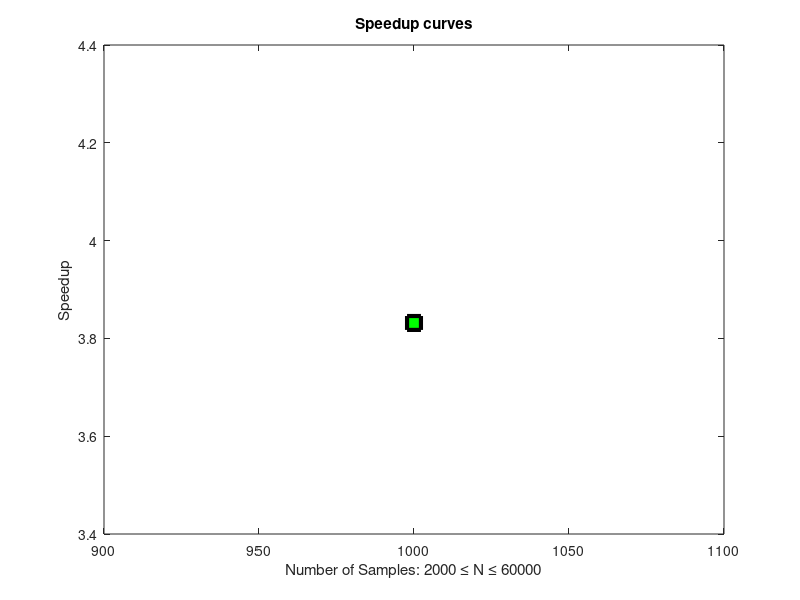
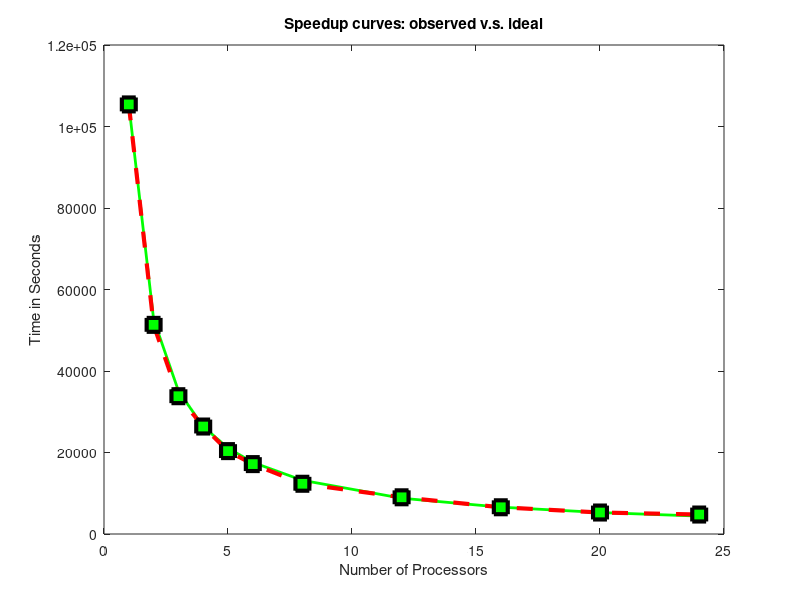

The MATLAB script that drew these images, in order:
close all;
clear all;
N=1000;
n=13000;
K=32;

p=4;
px=1;
py=1;
pz=4;
N_bar = N / px;
n_bar = n / pz;

Tflop=8.33*10-11;
Treduce=2*10-6;
Tallgather=2*10-6;
Tsendrecv=2*10-6;

T1 = ( N.^2 + ... 
       n.*(10.*N.^2+2) + ... 
       2*N.^2 + N.^2 + ... 
       N .* (3.*K.*N-K) + ... 
       n.*N.*(5*K+3) + ... 
       N.*(1+2.*n) ...
     ) .* Tflop;
 
Tcomp = ( n_bar .* (2+3.*N_bar.^2) + ...
          N_bar .^2 + ...
          N_bar .^2 .* n_bar * 7 + ...
          2 * N_bar .^2 + ...
          N_bar .^2 + ...
          N_bar .* (3*K.*N_bar+3*N_bar-3*K.^2-K) + ...
          2*px*K.*N_bar + ...
          N_bar .* (2*K+(px*K-K).*(3*K+3)) + ...
          n_bar .* N_bar .*(1+7*K) + ...
          2*n_bar .* N_bar + ...
          N_bar .* (2+n_bar) + ...
          N_bar .* n_bar ...
        ).*Tflop;
        
Tcomm = ( n_bar * Treduce + ...
          (N_bar .^2) .* Treduce + ...
          (N_bar .^2) .* Tsendrecv + ...
          N_bar .* K .* Tallgather + ...
          (n_bar .* N_bar) .* Treduce + ...
          N_bar .* Treduce ...
        );
Tcomm = 0.0351*Tcomp;
%Tcomp = (6*N.^2*n./q+N.^2./q+N.^2.*log2(N./p)./q+p.*K+n.*N.*K./p+n2.*N./p+2*n.*N./p).*Tflop
%Tcomm = (n.*p.*log2(p)+2*p.*K)*Ttransmit
%T1=(6*N.^2*n+N.^2+N.^2.*log2(N)+K*n.*N+n2.*N+2*n.*N)*Tflop
speedup = T1 ./ (Tcomm+Tcomp)
figure;
plot(N,speedup,'--rs','LineWidth',3,...
    'MarkerFaceColor','g',...
    'MarkerEdgeColor','k',...
    'MarkerSize',10);
xlabel('Number of Samples: 2000 \leq N \leq 60000');
ylabel('Speedup');
title('Speedup curves');
disp('... Done');


%R810
Time_real = [4778.5 5273.2 6559.5 9007.4 12327.5 17151.96 20340.9 26374.1 33812.9 51324.3 105417.4];
Time_real = fliplr(Time_real);

np   = [1 2 3 4 5 6 8 12 16 20 24 ];

Time_ideal = 105417.4 ./ np;

figure;
plot(np, Time_ideal,'g','LineWidth',2,...
    'MarkerFaceColor','b',...
    'MarkerEdgeColor','k',...
    'MarkerSize',6);
hold on;
plot(np, Time_real,'--rs','LineWidth',3,...
    'MarkerFaceColor','g',...
    'MarkerEdgeColor','k',...
    'MarkerSize',10);
xlabel('Number of Processors');
ylabel('Time in Seconds');
title('Speedup curves: observed v.s. ideal');
disp('... Done');

















